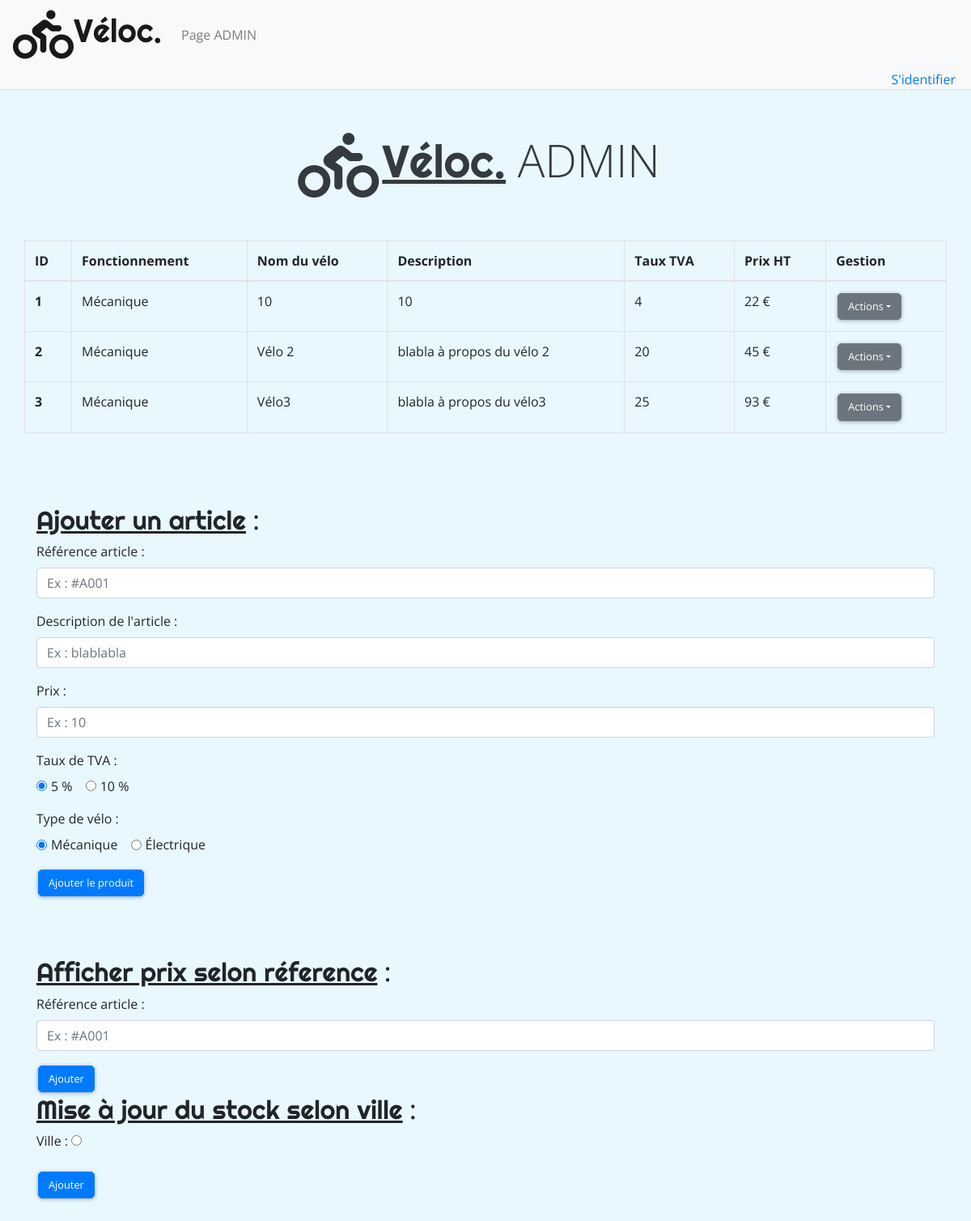
/admin/admin.php, run on the app's committed database.
### tables this page shows
CREATE TABLE IF NOT EXISTS `articles` (
  `idarticles` int(11) NOT NULL AUTO_INCREMENT,
  `nom_article` varchar(45) NOT NULL,
  `description_article` varchar(45) NOT NULL,
  `prix_article_HT` int(11) NOT NULL,
  `taux_tva` int(11) NOT NULL,
  PRIMARY KEY (`idarticles`)
);

### admin/admin.php (the view, shortened to what this page needs)
<?php
    $db = connect("veloc");
    if(isset($_GET["idarticles"])){
        $idarticles = trim(htmlspecialchars($_GET["idarticles"]));
    }else{
        $idarticles = null;
    }
    if(isset($_POST["nom_article"])){
        $nom_article = trim(htmlspecialchars($_POST["nom_article"]));
    }else{
        $nom_article = null;
    }
    if(isset($_POST["description_article"])){
        $description_article = trim(htmlspecialchars($_POST["description_article"]));
    }else{
        $description_article = null;
    }
    if(isset($_POST["type_article"])){
        $type_article = trim(htmlspecialchars($_POST["type_article"]));
    }else{
        $type_article = null;
    }
    if(isset($_POST["taux_tva"])){
        $taux_tva = trim(htmlspecialchars($_POST["taux_tva"]));
    }else{
        $taux_tva = null;
    }
    if(isset($_POST["prix_article_HT"])){
        $prix_article_HT = trim(htmlspecialchars($_POST["prix_article_HT"]));
    }else{
        $prix_article_HT = null;
    }
?>
<!doctype html>
    <html lang="fr">
        <head>
            <link rel="stylesheet" href="https://stackpath.bootstrapcdn.com/bootstrap/4.3.1/css/bootstrap.min.css">
            <link rel="stylesheet" href="../assets/style.css"/>
        </head>
        <body>
            <div id="contenu_principal">
                <header class="border-bottom bg-light fixed-top roboto">
                    <nav class="navbar navbar-expand-lg navbar-light bg-light">
                        <a class="navbar-brand d-flex" href="#">
                            <i class="fas fa-biking fa-3x"></i>
                            <h1><span class="righteous">Véloc.</span></h1>
                        </a>
                        <div class="collapse navbar-collapse" id="navbarNav">
                            <ul class="navbar-nav">
                                <li class="nav-item">
                                    <a class="nav-link" href="#">Page ADMIN</a>
                                </li>
                            </ul>
                        </div>
                    </nav>
                    <div class="col-12 d-flex justify-content-end">
                        <a href="" class="pr-1" data-toggle="modal" data-target="#modalSignIn">S'identifier </a>
                    </div>
                </header>
                <section class="roboto">
                    <div class="" id="home">
                        <h1 class="mb-4">
                            <a class="navbar-brand d-flex justify-content-center text-dark text-center text-wrap" href="#">
                                <i class="fas fa-biking fa-4x mr-1"></i>
                                <h2 class="display-4"><u><span class="righteous">Véloc.</span></u> ADMIN</h2>
                            </a>
                        </h1>
                        <br>
<?php
    try{
        $req = $db->prepare("SELECT * FROM articles ");
        $req-> bindParam(":idarticles", $idarticles, PDO::PARAM_INT);
        $req-> bindParam(":nom_article", $nom_article, PDO::PARAM_STR);
        $req-> bindParam(":description_article", $description_article, PDO::PARAM_STR);
        $req-> bindParam(":type_article", $type_article, PDO::PARAM_INT);
        $req-> bindParam(":taux_tva", $taux_tva, PDO::PARAM_INT);
        $req-> bindParam(":prix_article_HT", $prix_article_HT, PDO::PARAM_INT);
        $req->execute();
?>
                        <table class="container table table-bordered">
                            <thead>
                                <tr>
                                    <th scope="col">ID</th>
                                    <th scope="col">Fonctionnement</th>
                                    <th scope="col">Nom du vélo</th>
                                    <th scope="col">Description</th>
                                    <th scope="col">Taux TVA</th>
                                    <th scope="col">Prix HT</th>
                                    <th scope="col">Gestion</th>
                                </tr>
                            </thead>
                            <tbody>
<?php
        while($data = $req->fetchObject()){
            if($data->type_article == 0){
                $data->type_article = "Mécanique";
            }elseif($data->type_article == 1){
                $data->type_article = "Électrique";
            }else{
                $data->type_article = "Inconnu";
            }
?>
                                <tr>
                                    <th scope="row"><?php echo $data->idarticles; ?></th>
                                    <td><?php echo $data->type_article; ?></td>
                                    <td><?php echo $data->nom_article; ?></td>
                                    <td><?php echo $data->description_article; ?></td>
                                    <td><?php echo $data->taux_tva; ?></td>
                                    <td><?php echo $data->prix_article_HT; ?> €</td>
                                    <td>
                                        <button class="btn btn-secondary dropdown-toggle" type="button" id="dropdownGestion" data-toggle="dropdown" aria-haspopup="true" aria-expanded="false">Actions</button>
                                    </td>
                                </tr>
<?php
        }
    }catch (Exception $e){
        echo $e->getMessage();
    }
?>
                            </tbody>
                        </table>
                        <br><br><br>
                        <div class="container">
                            <h2 class=""><u><span class="righteous">Ajouter un article</u> :</span></h2>
                            <form method="POST" action="recueil.php">
                                <div class="form-group">
                                    <label for="nom_article"> Référence article :</label>
                                    <input type="text" class="form-control" id="nom_article" aria-describedby="ref" name="nom_article" placeholder="Ex : #A001">
                                </div>
                                <div class="form-group">
                                    <label for="description_article"> Description de l'article :</label>
                                    <input type="text" class="form-control" id="description_article" aria-describedby="ref" name="description_article" placeholder="Ex : blablabla">
                                </div>
                                <div class="form-group">
                                    <label for="prix_article_HT"> Prix :</label>
                                    <input type="number" class="form-control" id="prix_article_HT" aria-describedby="ref" name="prix_article_HT" placeholder="Ex : 10">
                                </div>
                                <div class="form-group">
                                    <label for="taux_tva"> Taux de TVA :</label><br>
                                    <div class="form-check form-check-inline">
                                        <input class="form-check-input" type="radio" name="taux_tva" id="taux_tva1" value="5" checked>
                                        <label class="form-check-label" for="taux_tva1">5 %</label>
                                    </div>
                                    <div class="form-check form-check-inline">
                                        <input class="form-check-input" type="radio" name="taux_tva" id="taux_tva2" value="10">
                                        <label class="form-check-label" for="taux_tva2">10 %</label>
                                    </div>
                                </div>
                                <div class="form-group">
                                    <label for="type_article"> Type de vélo :</label><br>
                                    <div class="form-check form-check-inline">
                                        <input class="form-check-input" type="radio" name="type_article" id="type_article1" value="0" checked>
                                        <label class="form-check-label" for="type_article1">Mécanique</label>
                                    </div>
                                    <div class="form-check form-check-inline">
                                        <input class="form-check-input" type="radio" name="type_article" id="type_article2" value="1">
                                        <label class="form-check-label" for="type_article2">Électrique</label>
                                    </div>
                                </div>
                                <button type="submit" class="btn btn-primary">Ajouter le produit</button>
                            </form>
                        </div>
                        <br><br><br>
                        <div class="container">
                            <h2 class=""><u><span class="righteous">Afficher prix selon réference</u> :</span></h2>
                            <form method="POST" action="showArticle.php">
                                <div class="form-group">
                                    <label for="nom_article"> Référence article :</label>
                                    <input type="text" class="form-control" id="nom_article" aria-describedby="ref" name="nom_article" placeholder="Ex : #A001">
                                </div>
                                <button type="submit" class="btn btn-primary">Ajouter</button>
                            </form>
                        </div>
                        <div class="container">
                        <h2 class=""><u><span class="righteous">Mise à jour du stock selon ville</u> :</span></h2>
                        <form method="POST" action="showArticle.php">
                            <div class="form-group">
                                <label for="nom_ville"> Ville :</label>
                                <input type="radio" id="nom_ville" aria-describedby="ref" name="nom_ville" value="Paris">
                            </div>
                            <button type="submit" class="btn btn-primary">Ajouter</button>
                        </form>
                        </div>
                    </div>
            </div>
  </body>
</html>

### assets/style.css (style rules this page uses)
*, *:before, *:after { box-sizing: border-box; -webkit-font-smoothing: antialiased; -moz-osx-font-smoothing: grayscale; }
#contenu_principal { overflow-x: -moz-hidden-unscrollable; }
section { overflow-x: hidden; overflow-y: hidden; padding-top: 109px; }
#home { background-color: #e9f8ff ; padding-top: 50px; padding-bottom: 85px; }
.righteous { font-family: 'Righteous', cursive!important; }
.roboto { font-family: 'Open Sans', sans-serif; }
.btn { clear:both; white-space:nowrap; font-size:.8em; display:inline-block; border-radius:5px; box-shadow: 0 1px 5px 0 rgba(0, 0, 0, 0.35); margin:2px; -webkit-transition:all .5s; -moz-transition:all .5s; transition:all .5s; overflow:hidden }

### data on the page
articles: idarticles "1", type_article "Mécanique", nom_article "10", description_article "10", taux_tva "4", prix_article_HT "22"
articles: idarticles "2", type_article "Mécanique", nom_article "Vélo 2", description_article "blabla à propos du vélo 2", taux_tva "20", prix_article_HT "45"
articles: idarticles "3", type_article "Mécanique", nom_article "Vélo3", description_article "blabla à propos du vélo3", taux_tva "25", prix_article_HT "93"
